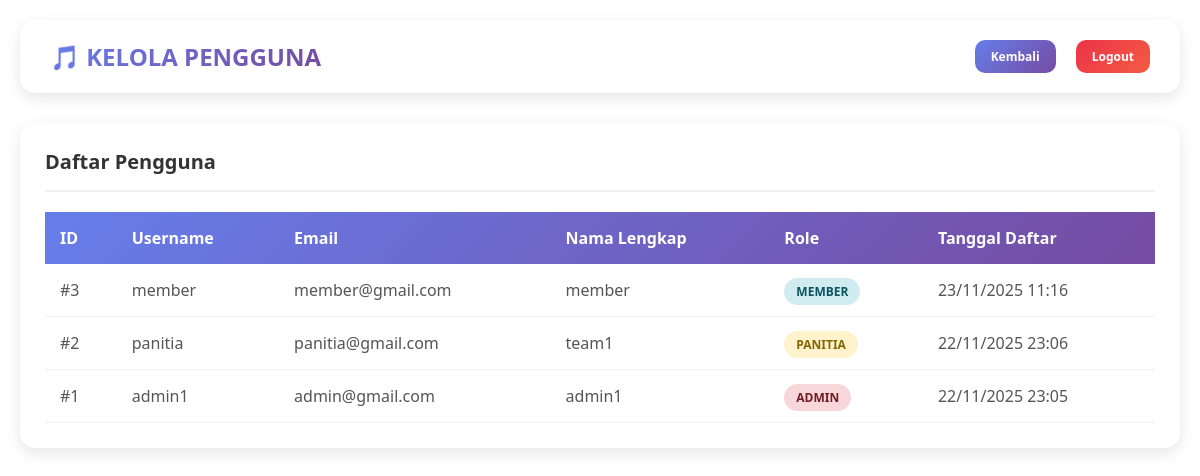
The app's page /pages/admin/users.php (signed in) with its own data.
### tables this page shows
CREATE TABLE `user` (
  `user_id` int(11) NOT NULL,
  `username` varchar(50) NOT NULL,
  `password` varchar(255) NOT NULL,
  `email` varchar(100) NOT NULL,
  `full_name` varchar(100) DEFAULT NULL,
  `role` enum('admin','panitia','member') DEFAULT 'member',
  `created_at` timestamp NOT NULL DEFAULT current_timestamp()
);

### pages/admin/users.php (the view, shortened to what this page needs)
<?php
require_once '../../config/db.php';
$users = $pdo->query("SELECT * FROM user ORDER BY created_at DESC")->fetchAll();
?>
<!DOCTYPE html>
<html lang="id">
<head>
    <link rel="stylesheet" href="/assets/css/style.css">
</head>
<body>
    <div class="dashboard-container">
        <nav class="navbar">
            <div class="navbar-brand">
                <h2>🎵 KELOLA PENGGUNA</h2>
            </div>
            <div class="navbar-user">
                <a href="dashboard.php" class="btn btn-sm btn-primary">Kembali</a>
                <a href="/pages/logout.php" class="btn btn-danger btn-sm">Logout</a>
            </div>
        </nav>
        <div class="card">
            <div class="card-header">
                <h3>Daftar Pengguna</h3>
            </div>
            <table>
                <thead>
                    <tr>
                        <th>ID</th>
                        <th>Username</th>
                        <th>Email</th>
                        <th>Nama Lengkap</th>
                        <th>Role</th>
                        <th>Tanggal Daftar</th>
                    </tr>
                </thead>
                <tbody>
                    <?php foreach ($users as $user): ?>
                    <tr>
                        <td>#<?php echo $user['user_id']; ?></td>
                        <td><?php echo htmlspecialchars($user['username']); ?></td>
                        <td><?php echo htmlspecialchars($user['email']); ?></td>
                        <td><?php echo htmlspecialchars($user['full_name']); ?></td>
                        <td>
                            <?php
                            $badge_class = 'badge-primary';
                            if ($user['role'] == 'admin') $badge_class = 'badge-danger';
                            if ($user['role'] == 'panitia') $badge_class = 'badge-warning';
                            ?>
                            <span class="badge <?php echo $badge_class; ?>"><?php echo strtoupper($user['role']); ?></span>
                        </td>
                        <td><?php echo date('d/m/Y H:i', strtotime($user['created_at'])); ?></td>
                    </tr>
                    <?php endforeach; ?>
                </tbody>
            </table>
        </div>
    </div>
</body>
</html>

### assets/css/style.css (style rules this page uses)
* { margin: 0; padding: 0; box-sizing: border-box; }
body { font-family: 'Segoe UI', Tahoma, Geneva, Verdana, sans-serif; background: linear-gradient(150deg, #2d3250 100%); min-height: 100vh; color: #ffffff; }
.btn { padding: 12px 24px; border: none; border-radius: 10px; font-size: 14px; font-weight: 600; cursor: pointer; transition: all 0.3s ease; text-decoration: none; display: inline-block; }
.btn-primary { background: linear-gradient(135deg, #667eea 0%, #764ba2 100%); color: white; }
.btn-danger { background: linear-gradient(135deg, #eb3349 0%, #f45c43 100%); color: white; }
.btn-sm { padding: 8px 16px; font-size: 12px; }
.dashboard-container { max-width: 1400px; margin: 0 auto; padding: 20px; }
.navbar { background: white; padding: 20px 30px; border-radius: 15px; margin-bottom: 30px; box-shadow: 0 5px 15px rgba(0,0,0,0.1); display: flex; justify-content: space-between; align-items: center; }
.navbar-brand h2 { background: linear-gradient(135deg, #667eea 0%, #764ba2 100%); -webkit-background-clip: text; -webkit-text-fill-color: transparent; background-clip: text; }
.navbar-user { display: flex; align-items: center; gap: 20px; }
.card { background: white; padding: 25px; border-radius: 15px; box-shadow: 0 5px 15px rgba(0,0,0,0.1); margin-bottom: 20px; }
.card-header { display: flex; justify-content: space-between; align-items: center; margin-bottom: 20px; padding-bottom: 15px; border-bottom: 2px solid #f0f0f0; }
.card-header h3 { color: #333; font-size: 20px; }
table { width: 100%; border-collapse: collapse; }
table thead { background: linear-gradient(135deg, #667eea 0%, #764ba2 100%); }
table thead th { padding: 15px; text-align: left; color: white; font-weight: 600; }
table tbody tr { border-bottom: 1px solid #f0f0f0; }
table tbody td { padding: 15px; color: #555; }
.badge { padding: 5px 12px; border-radius: 20px; font-size: 12px; font-weight: 600; }
.badge-warning { background: #fff3cd; color: #856404; }
.badge-danger { background: #f8d7da; color: #721c24; }
.badge-primary { background: #d1ecf1; color: #0c5460; }

### records on screen
user: user_id "3", username "member", email "member@gmail.com", full_name "member", role "MEMBER", created_at "23/11/2025 11:16"
user: user_id "2", username "panitia", email "panitia@gmail.com", full_name "team1", role "PANITIA", created_at "22/11/2025 23:06"
user: user_id "1", username "admin1", email "admin@gmail.com", full_name "admin1", role "ADMIN", created_at "22/11/2025 23:05"
